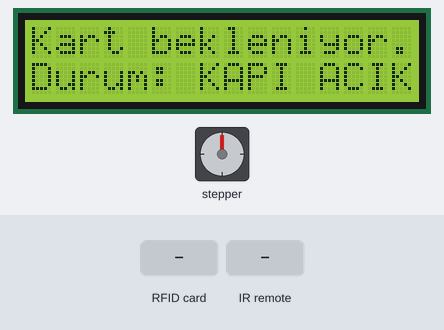
The sketch below on a simulated Arduino Uno, built with avr-gcc and run on an emulated ATmega328P. Shown: 16×2 character LCD, stepper motor. The test bench sets the inputs (shaded band). Stepper angles assume 2048 steps per turn; what the sketch prints to the serial monitor is not drawn.

Above: at 2.8 s.
2.9 s: RFID card 5E 7A 19 C4 held to the reader
At 3.09 s:
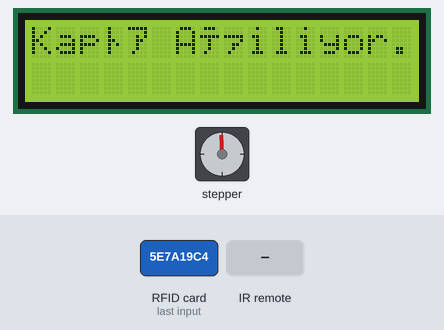
5.3 s: infrared code 0xFF629D received
At 6.43 s:
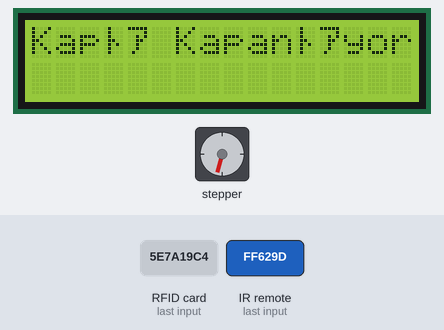
7.7 s: infrared code 0xFFA25D received
At 13.1 s:
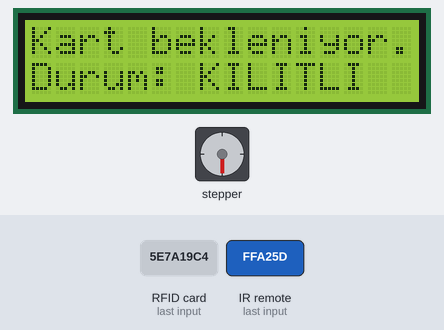
Timing chart, 0 to 14.6 s (numbered marks = the images above; inputs shaded):
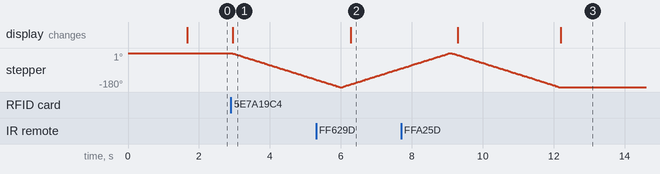

Measured:
- after the input at 2.9 s, stepper: keeps turning counter-clockwise at about 60°/s, starting after 0.05 s; the display: changes after 0.05 s (image 1)
- after the input at 5.3 s, the display: changes after 0.98 s (image 2)
- after the input at 7.7 s, the display: first changes after 1.6 s (image 3 shows a later state)

The sketch:

DoorLocking.ino
```cpp
#include <SPI.h>
#include <MFRC522.h>
#include <Wire.h>
#include <LiquidCrystal_I2C.h>
#include <Stepper.h>
#include <IRremote.h>

// --- PIN TANIMLARI ---
#define SS_PIN 10
#define RST_PIN 9
#define IR_PIN 8

// --- NESNELER ---
MFRC522 mfrc522(SS_PIN, RST_PIN);
LiquidCrystal_I2C lcd(0x27, 16, 2);
Stepper stepper(2048, 4, 6, 5, 7);
IRrecv irrecv(IR_PIN);
decode_results results;

// --- DEĞİŞKENLER ---
bool kapiAcik = false;

// --- AYARLAR ---
void setup() {
  Serial.begin(115200);
  SPI.begin();
  mfrc522.PCD_Init();
  irrecv.enableIRIn();

  lcd.init();
  lcd.backlight();
  lcd.setCursor(0, 0);
  lcd.print("Kapi Kilit Sistemi");
  delay(1500);
  lcd.clear();
  lcd.setCursor(0, 0);
  lcd.print("Kart bekleniyor...");
  lcd.setCursor(0, 1);
  lcd.print("Durum: KAPI ACIK"); // <-- tersine çevrildi (ilk durumda kapalı değil açık yazacak)

  stepper.setSpeed(10);
}

// --- ANA DÖNGÜ ---
void loop() {
  // --- RFID KART OKUMA ---
  if (mfrc522.PICC_IsNewCardPresent() && mfrc522.PICC_ReadCardSerial()) {
    Serial.print("Okunan Kart UID: ");
    for (byte i = 0; i < mfrc522.uid.size; i++) {
      Serial.print(mfrc522.uid.uidByte[i], HEX);
      Serial.print(" ");
    }
    Serial.println();

    if (!kapiAcik) {
      kapiAc();
    } else {
      kapiKapat();
    }

    mfrc522.PICC_HaltA();
  }

  // --- IR KONTROL ---
  if (irrecv.decode(&results)) {
    unsigned long kod = results.value;
    Serial.print("IR Kod: ");
    Serial.println(kod, HEX);

    // 1 tuşu -> kapı aç
    if (kod == 0xFFA25D) {
      if (!kapiAcik) kapiAc();
    }

    // 2 tuşu -> kapı kapa
    if (kod == 0xFF629D) {
      if (kapiAcik) kapiKapat();
    }

    irrecv.resume();
  }
}

// --- KAPI AÇMA FONKSİYONU ---
void kapiAc() {
  Serial.println("Kapı Açılıyor...");
  lcd.clear();
  lcd.setCursor(0, 0);
  lcd.print("Kapı Açiliyor...");
  stepper.step(-2048 / 2); // 180 derece
  kapiAcik = true;

  lcd.clear();
  lcd.setCursor(0, 0);
  lcd.print("Kart bekleniyor...");
  lcd.setCursor(0, 1);
  lcd.print("Durum: KILITLI"); // <-- tersine çevrildi
}

// --- KAPI KAPATMA FONKSİYONU ---
void kapiKapat() {
  Serial.println("Kapı Kapanıyor...");
  lcd.clear();
  lcd.setCursor(0, 0);
  lcd.print("Kapı Kapanıyor...");
  stepper.step(2048 / 2); // 180 derece geri
  kapiAcik = false;

  lcd.clear();
  lcd.setCursor(0, 0);
  lcd.print("Kart bekleniyor...");
  lcd.setCursor(0, 1);
  lcd.print("Durum: KAPI ACIK"); // <-- tersine çevrildi
}
```
